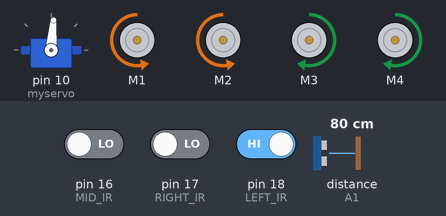
The sketch below on a simulated Arduino Uno, built with avr-gcc and run on an emulated ATmega328P. On the bench: servo, 4 × DC motor (green arrow = forward, orange = backward, longer = faster). The inputs (shaded band) are chosen by the test bench; at power-on: distance to the obstacle (sensor on A1) 80 cm, pin 17 (RIGHT_IR) LOW, pin 18 (LEFT_IR) HIGH, pin 16 (MID_IR) LOW. The echo pulse lasts 58.3 µs per cm.

Above: at 3.3 s.
3.4 s: distance to the obstacle (sensor on A1) set to 28 cm
At 3.52 s:
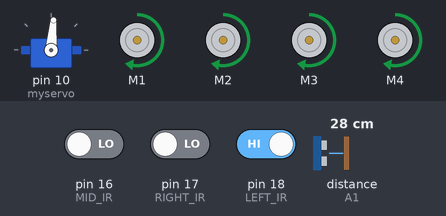
6.5 s: distance to the obstacle (sensor on A1) set to 24 cm
At 8.6 s:
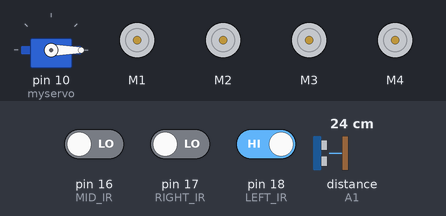
At 9.4 s:
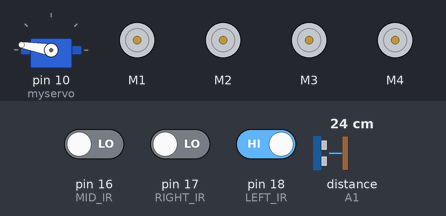
9.6 s: pin 17 (RIGHT_IR) driven HIGH
At 10.02 s:
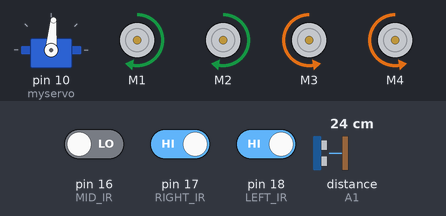
12.7 s: pin 17 (RIGHT_IR) driven LOW
15.8 s: pin 18 (LEFT_IR) driven LOW
18.9 s: pin 16 (MID_IR) driven HIGH and pin 17 (RIGHT_IR) driven HIGH and pin 18 (LEFT_IR) driven HIGH
Timing chart, 0 to 23.0 s (numbered marks = the images above; inputs shaded):
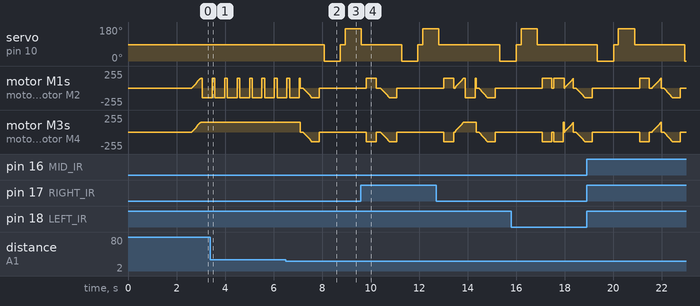

Measured:
- the behaviour switches between 26 and 25 cm on distance to the obstacle (sensor on A1) (found by bisection; images 1 and 2)
- after the input at 6.5 s, servo on pin 10 (myservo): 85° → 0° after 1.6 s, → 85° 0.67 s later, → 170° 0.20 s later

The sketch:

obstacle_avoider.ino
```cpp
//ARDUINO OBSTACLE AVOIDING CAR//
// Before uploading the code you have to install the necessary library//
//AFMotor Library https://learn.adafruit.com/adafruit-motor-shield/library-install //
//NewPing Library https://github.com/livetronic/Arduino-NewPing//
//Servo Library https://github.com/arduino-libraries/Servo.git //
// To Install the libraries go to sketch >> Include Library >> Add .ZIP File >> Select the Downloaded ZIP files From the Above links //


#include <AFMotor.h>
#include <NewPing.h>
#include <Servo.h>

#define TRIG_PIN A0   // Ultrasonic sensor
#define ECHO_PIN A1   // Ultrasonic sensor
#define MAX_DISTANCE 200
#define MAX_SPEED 150 // This defines the the maximum speed of the car
#define MAX_SPEED_OFFSET 20

//Sensors

int MID_IR = 16;   //A2 Pin
int RIGHT_IR = 17; //A3 Pin
int LEFT_IR = 18;  //A4 Pin

NewPing sonar(TRIG_PIN, ECHO_PIN, MAX_DISTANCE);

AF_DCMotor motor1(1, MOTOR12_1KHZ);   // Motor 1 and 2 have the same controls
AF_DCMotor motor2(2, MOTOR12_1KHZ);
AF_DCMotor motor3(3, MOTOR34_1KHZ);   // Motor 3 and 4 have the same controls
AF_DCMotor motor4(4, MOTOR34_1KHZ);
Servo myservo;                        // Servo control

boolean goesForward=false;
int distance = 100;
int speedSet = 0;

void setup() {

  myservo.attach(10);
  myservo.write(85);
  delay(2000);
  distance = readPing();
  delay(100);

  pinMode(MID_IR, INPUT); // initialize MID IR pin as input
  pinMode(LEFT_IR, INPUT); // initialize LEFT IR pin as an input
  pinMode(RIGHT_IR, INPUT); // initialize RIGHT IR pin as an input

  Serial.begin(9600);
  Serial.println();

}

void loop() {
 int distanceR = 0;
 int distanceL =  0;
// delay(40);
 int front = 0;

 if(digitalRead(LEFT_IR)!= 1)
 {
//    Serial.println("LEFT Senor detected and Onstacle");
    moveStop();
    turnRight();

 } else if(digitalRead(RIGHT_IR) != 1)
 {
//    Serial.println("RIGHT Senor detected and Onstacle");
    moveStop();
    turnLeft();

 }else if(digitalRead(MID_IR) != 1)
 {
//    Serial.println("MID Senor detected and Onstacle");
    moveStop();
    delay(100);
    moveBackward();
    delay(300);
    moveStop();
    delay(200);
    distanceR = lookRight();
    delay(200);
    distanceL = lookLeft();
    delay(200);

    if(distanceR>=distanceL)
    {
      turnRight();
      moveStop();
    }else
    {
      turnLeft();
      moveStop();
    }
    front = 1;

 }
 delay(40);
 moveForward();
 if(distance<=25 && front ==0)
 {
  front = 1;
  moveStop();
  delay(100);
  moveBackward();
  delay(300);
  moveStop();
  delay(200);
  distanceR = lookRight();
  delay(200);
  distanceL = lookLeft();
  delay(200);

  if(distanceR>=distanceL)
  {
    turnRight();
    moveStop();
  }else
  {
    turnLeft();
    moveStop();
  }
 }else
 {
  moveForward();
 }
 distance = readPing();
}

int lookRight()
{
    myservo.write(0);
    delay(500);
    int distance = readPing();
    delay(100);
    myservo.write(85);
    return distance;
}

int lookLeft()
{
    myservo.write(170);
    delay(500);
    int distance = readPing();
    delay(100);
    myservo.write(85);
    return distance;
    delay(100);
}

int readPing() {
  delay(70);
  int cm = sonar.ping_cm();
  if(cm==0)
  {
    cm = 250;
  }
  return cm;
}

void moveStop() {
  motor1.run(RELEASE);
  motor2.run(RELEASE);
  motor3.run(RELEASE);
  motor4.run(RELEASE);
  }

void moveForward() {

 if(!goesForward)
  {
    goesForward=true;
    motor1.run(FORWARD);
    motor2.run(FORWARD);
    motor3.run(FORWARD);
    motor4.run(FORWARD);
   for (speedSet = 0; speedSet < MAX_SPEED; speedSet +=2) // slowly bring the speed up to avoid loading down the batteries too quickly
   {
    motor1.setSpeed(speedSet);
    motor2.setSpeed(speedSet);
    motor3.setSpeed(speedSet);
    motor4.setSpeed(speedSet);
    delay(5);
   }
  }
}

void moveBackward() {
    goesForward=false;
    motor1.run(BACKWARD);
    motor2.run(BACKWARD);
    motor3.run(BACKWARD);
    motor4.run(BACKWARD);
  for (speedSet = 0; speedSet < MAX_SPEED; speedSet +=2) // slowly bring the speed up to avoid loading down the batteries too quickly
  {
    motor1.setSpeed(speedSet);
    motor2.setSpeed(speedSet);
    motor3.setSpeed(speedSet);
    motor4.setSpeed(speedSet);
    delay(5);
  }
}

void turnRight() {
  motor1.run(FORWARD);
  motor2.run(FORWARD);
  motor3.run(BACKWARD);
  motor4.run(BACKWARD);
  delay(400);
  motor1.run(FORWARD);
  motor2.run(FORWARD);
  motor3.run(FORWARD);
  motor4.run(FORWARD);
}

void turnLeft() {
  motor1.run(BACKWARD);
  motor2.run(BACKWARD);
  motor3.run(FORWARD);
  motor4.run(FORWARD);
  delay(400);
  motor1.run(FORWARD);
  motor2.run(FORWARD);
  motor3.run(FORWARD);
  motor4.run(FORWARD);
}
```
